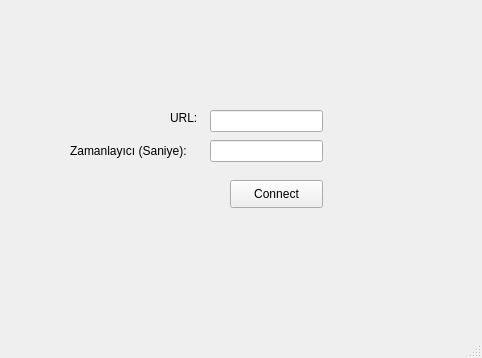
<?xml version="1.0" encoding="UTF-8"?>
<ui version="4.0">
 <class>MainWindow</class>
 <widget class="QMainWindow" name="MainWindow">
  <property name="geometry">
   <rect>
    <x>0</x>
    <y>0</y>
    <width>482</width>
    <height>358</height>
   </rect>
  </property>
  <property name="windowTitle">
   <string>ShadowApp</string>
  </property>
  <property name="autoFillBackground">
   <bool>false</bool>
  </property>
  <widget class="QWidget" name="centralwidget">
   <widget class="QLabel" name="label">
    <property name="geometry">
     <rect>
      <x>170</x>
      <y>110</y>
      <width>41</width>
      <height>16</height>
     </rect>
    </property>
    <property name="text">
     <string>URL:</string>
    </property>
   </widget>
   <widget class="QLineEdit" name="lineEdit_Url">
    <property name="geometry">
     <rect>
      <x>210</x>
      <y>110</y>
      <width>113</width>
      <height>22</height>
     </rect>
    </property>
   </widget>
   <widget class="QPushButton" name="pushButton_Connect">
    <property name="geometry">
     <rect>
      <x>230</x>
      <y>180</y>
      <width>93</width>
      <height>28</height>
     </rect>
    </property>
    <property name="text">
     <string>Connect</string>
    </property>
   </widget>
   <widget class="QLabel" name="label_2">
    <property name="geometry">
     <rect>
      <x>70</x>
      <y>140</y>
      <width>131</width>
      <height>21</height>
     </rect>
    </property>
    <property name="text">
     <string>Zamanlayıcı (Saniye):</string>
    </property>
   </widget>
   <widget class="QLineEdit" name="lineEdit_time">
    <property name="geometry">
     <rect>
      <x>210</x>
      <y>140</y>
      <width>113</width>
      <height>22</height>
     </rect>
    </property>
   </widget>
  </widget>
  <widget class="QMenuBar" name="menubar">
   <property name="geometry">
    <rect>
     <x>0</x>
     <y>0</y>
     <width>482</width>
     <height>26</height>
    </rect>
   </property>
  </widget>
  <widget class="QStatusBar" name="statusbar"/>
 </widget>
 <resources/>
 <connections/>
</ui>
